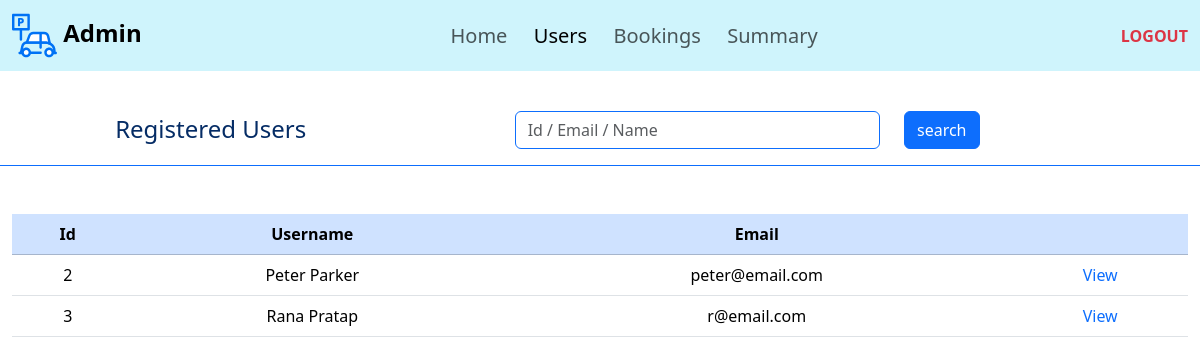
Page /users (signed in) on the earlier database version.
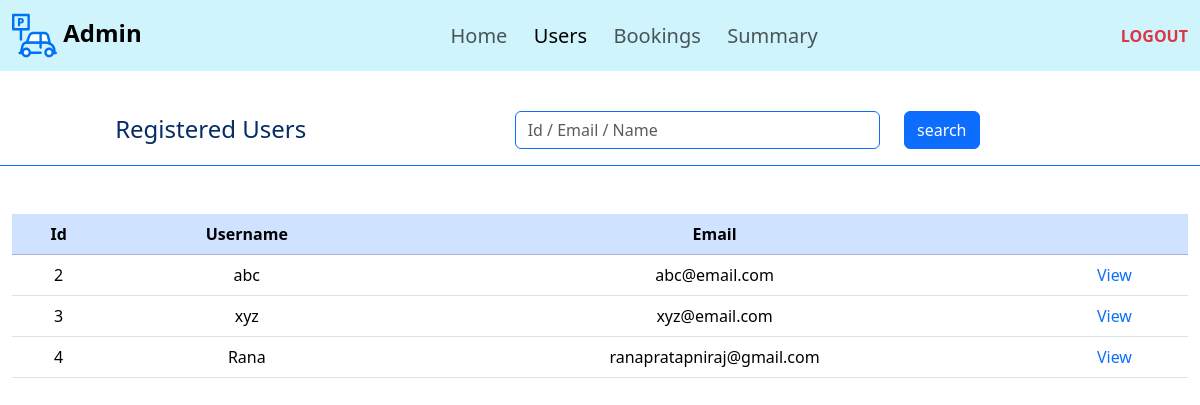
Same page on the later database version.
### application/models.py (models this page shows)
class User(db.Model):
    id = db.Column(db.Integer, primary_key=True, autoincrement=True)
    email = db.Column(db.String(), unique=True, nullable=False)
    username = db.Column(db.String(), nullable=False)
    password = db.Column(db.String(), nullable=False)
    is_admin = db.Column(db.Boolean, default=False)
    bookings = db.relationship('Booking', backref='user', lazy=True, order_by='Booking.parking')

### application/controllers.py (the view, shortened to what this page needs)
@app.route("/users", methods=['GET','POST'])
def users():
    if 'user' not in session:
        return redirect(url_for('login'))
    u=User.query.get(session['user'])
    if u.is_admin==True:
        all=User.query.all()[1:]
        return render_template('users.html', users=all)
    return redirect(url_for('user'))

### templates/users.html (shortened to what this page needs)
{% extends 'template.jinja' %}
{% block body %}
<nav class="navbar navbar-expand-lg bg-info-subtle">
    <div class="container-fluid">
        <a class="navbar-brand fs-4" href="/"><img src="/static/parking.svg" width="45" height="45"
                alt="ParkHere"><strong>&nbsp;Admin</strong></a>
        <div class="collapse navbar-collapse " id="navbarText">
            <ul class="navbar-nav m-auto mb-2 mb-lg-0">
                <li class="nav-item">
                    <a class="nav-link fs-5" aria-current="page" href="/admin">Home&nbsp;&nbsp;</a>
                </li>
                <li class="nav-item">
                    <a class="nav-link fs-5 active" aria-current="page" href="/users">Users&nbsp;&nbsp;</a>
                </li>
                <li class="nav-item">
                    <a class="nav-link fs-5" aria-current="page" href="/bookings">Bookings&nbsp;&nbsp;</a>
                </li>
                <li class="nav-item">
                    <a class="nav-link fs-5" aria-current="page" href="/summary">Summary&nbsp;&nbsp;</a>
                </li>
            </ul>
            <span class="navbar-text">
                <a class="link-danger link-underline-opacity-0" href="/logout"><b>LOGOUT</b></a>
            </span>
        </div>
    </div>
</nav>
<br>
<div class="container-fluid">
    <form class="row border-bottom border-primary p-3 mb-5" method="post">
        <div class="col-4 text-primary-emphasis text-center fs-4">Registered&nbsp;Users</div>
        <div class="col-1"></div>
        <div class="col-4 text-primary-emphasis text-end ">
            <input class="form-control border-primary " id="inputEmail5" type="text" name="search"
                placeholder="Id / Email / Name">
        </div>
        <div class="col-3 text-primary-emphasis text-start"><button class=' col btn btn-primary'
                type="submit">search</button></div>
    </form>
</div>
<div class="container-fluid text-center">
    <table class="table">
        <thead class="table-primary">
            <th>Id</th>
            <th>Username</th>
            <th>Email</th>
            <th>  </th>
            </thead>
        <tbody>
            {% for user in users %}
            <tr>
                <td>{{user.id}}</td>
                <td>{{user.username}}</td>
                <td>{{user.email}}</td>
                <td><a class="link-primary link-underline-opacity-0" href="/users/{{user.id}}">View</a></td>
            </tr>
            {% endfor %}
        </tbody>
    </table>
</div>
{% endblock %}

Differences in the rows shown:
changed User id 2: username "Peter Parker" → "abc"; email "peter@email.com" → "abc@email.com"
changed User id 3: username "Rana Pratap" → "xyz"; email "r@email.com" → "xyz@email.com"
added User: id "4", username "Rana", email "ranapratapniraj@gmail.com"
